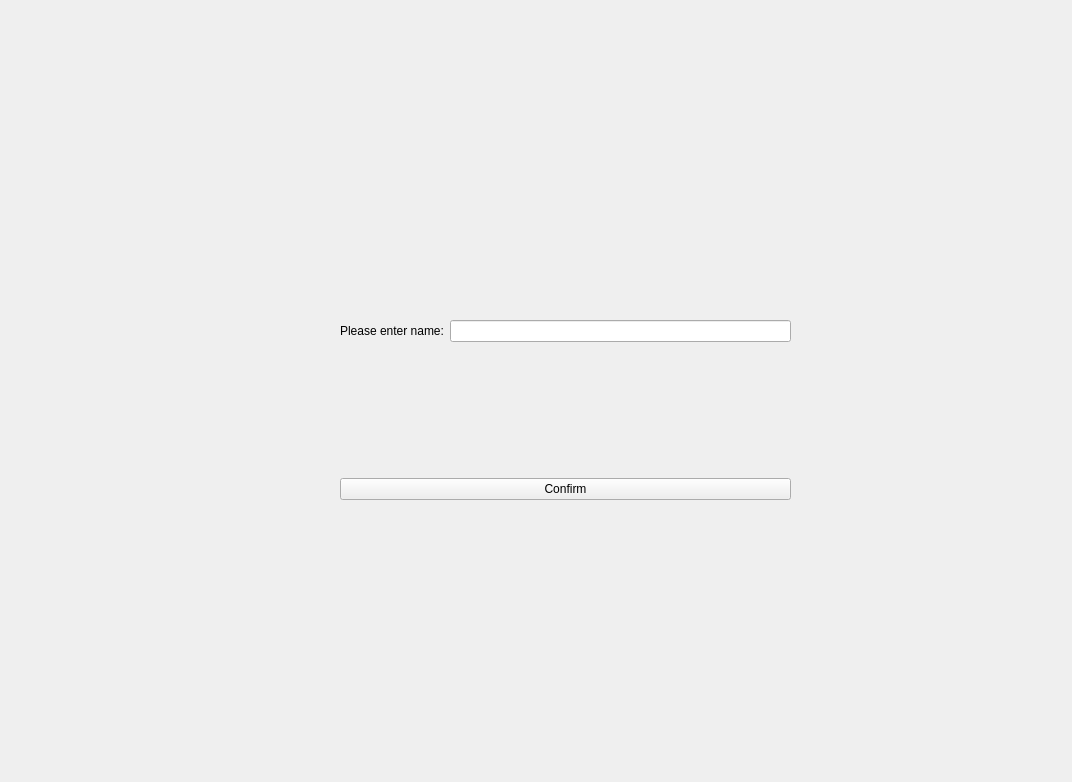
<?xml version="1.0" encoding="UTF-8"?>
<ui version="4.0">
 <class>calender_query</class>
 <widget class="QWidget" name="calender_query">
  <property name="geometry">
   <rect>
    <x>0</x>
    <y>0</y>
    <width>1072</width>
    <height>782</height>
   </rect>
  </property>
  <property name="windowTitle">
   <string>Form</string>
  </property>
  <widget class="QWidget" name="verticalLayoutWidget">
   <property name="geometry">
    <rect>
     <x>340</x>
     <y>190</y>
     <width>451</width>
     <height>441</height>
    </rect>
   </property>
   <layout class="QVBoxLayout" name="verticalLayout">
    <item>
     <layout class="QHBoxLayout" name="horizontalLayout">
      <item>
       <widget class="QLabel" name="label">
        <property name="text">
         <string>Please enter name:</string>
        </property>
       </widget>
      </item>
      <item>
       <widget class="QLineEdit" name="enterline"/>
      </item>
     </layout>
    </item>
    <item>
     <widget class="QPushButton" name="confirmbtn">
      <property name="text">
       <string>Confirm</string>
      </property>
     </widget>
    </item>
   </layout>
  </widget>
 </widget>
 <resources/>
 <connections/>
</ui>
